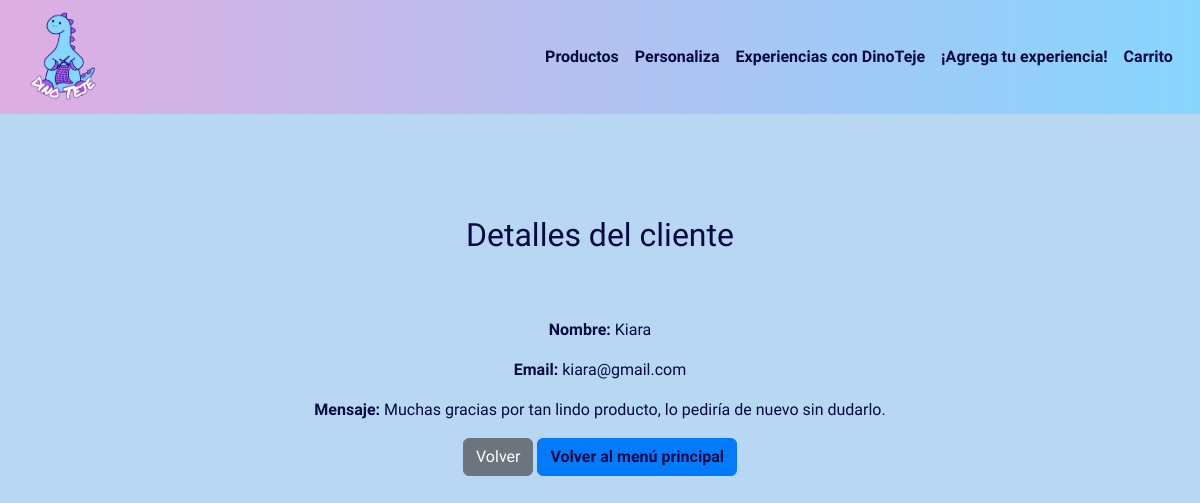
Page /contacto/6/ (signed in) on the committed database.
### mydino/models.py (models this page shows, shortened)
class Contacto(models.Model):
    nombre = models.CharField(max_length=100)
    email = models.EmailField()
    mensaje = models.TextField()  # Campo para el mensaje original
    mensaje_cifrado = models.TextField()  # Campo para almacenar el mensaje cifrado
    fecha = models.DateTimeField(auto_now_add=True)  # Añade el campo de fecha

### mydino/views.py (the view)
# urls.py: path('contacto/<int:pk>/', views.contacto_detalle, name='contacto_detalle'),
@login_required
def contacto_detalle(request, pk):
    contacto = get_object_or_404(Contacto, pk=pk)
    return render(request, 'mydino/contacto_detalle.html', {'contacto': contacto})

### mydino/templates/mydino/contacto_detalle.html (shortened to what this page needs)
{% extends 'base_generic.html' %}
{% load bootstrap5 %}
{% load static %}
{% block content %}
<nav class="navbar navbar-expand-lg fixed-top navbar-light bg-light">
    <div class="container-fluid">
        <a class="navbar-brand LogoDinoTeje" href="{% url 'index' %}">
            <img src="{% static 'img/DinoTeje.png' %}" alt="Logo DinoTeje" height="90px" width="auto">
        </a>
        <div class="collapse navbar-collapse" id="navbarNav">
            <ul class="navbar-nav ms-auto">
                <li class="nav-item">
                    <a class="nav-link" href="{% url 'index' %}#productos"><b>Productos</b></a>
                </li>
                <li class="nav-item">
                    <a class="nav-link" href="{% url 'raw_product_list' %}"><b>Personaliza</b></a>
                </li>
                <li class="nav-item">
                    <a class="nav-link" href="{% url 'contacto_lista' %}"><b>Experiencias con DinoTeje</b></a>
                </li>
                <li class="nav-item">
                    <a class="nav-link" href="{% url 'contacto_nuevo' %}"><b>¡Agrega tu experiencia!</b></a>
                </li>
                <li class="nav-item">
                    <a class="nav-link" href="{% url 'ver_carrito' %}"><b>Carrito</b></a>
                </li>
            </ul>
        </div>
    </div>
</nav>
<div class="container mt-5" id="contacto-contenedor">
    <h2 class="contacto-titulo" id="contacto-titulo">Detalles del cliente</h2>
    <p id="contacto-nombre"><strong>Nombre:</strong> {{ contacto.nombre }}</p>
    <p id="contacto-email"><strong>Email:</strong> {{ contacto.email }}</p>
    <p id="contacto-mensaje"><strong>Mensaje:</strong> {{ contacto.mensaje }}</p>
    <a href="{% url 'contacto_lista' %}" class="btn btn-secondary" id="contacto-volver">Volver</a>
    <a id="boton-volver" class="btn btn-primary" href="{% url 'index' %}"><b>Volver al menú principal</b></a>
</div>
{% endblock %}

### mydino/static/css/base_generic.css (style rules this page uses)
* { margin: 0; padding: 0; box-sizing: border-box; font-family: "Poetsen One", sans-serif; color: #060a41; background-color: linear-gradient(to right, #dfade2, #87d5fe); }
html, body { height: 100%; margin: 0; padding: 0; background-color: #b7d7f3; }
.navbar { padding: 0.45rem; background: linear-gradient(to right, #dfade2, #87d5fe); }
.navbar-light .navbar-nav .nav-link { color: #555; }
.navbar-brand img { max-height: 90px; }
a { color: #007bff; text-decoration: none; }
.btn-primary { background-color: #007bff; border-color: #007bff; }
#contacto-contenedor { text-align: center; top: 40%; }
#contacto-titulo { margin-top: 10rem; margin-block-start: 10rem; padding: 5%; }

### rows in the picture
Contacto: nombre "Kiara", email "kiara@gmail.com", mensaje "Muchas gracias por tan lindo producto, lo pediría de nuevo sin dudarlo."
